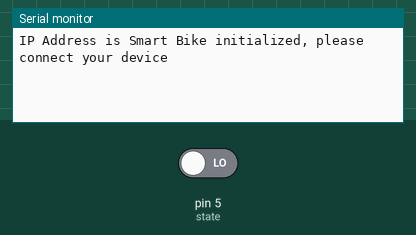
A sketch run on a simulated Arduino Uno, built with avr-gcc and run on an emulated ATmega328P. Parts: the last lines printed to the serial monitor. The inputs (shaded band) are chosen by the test bench; at power-on: pin 5 (state) LOW.

Above: at 1.2 s.
1.3 s: pin 5 (state) driven HIGH
At 1.9 s:
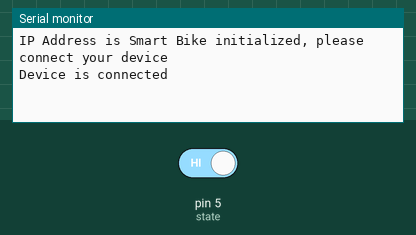
2.8 s: pin 5 (state) driven LOW
At 4.3 s:
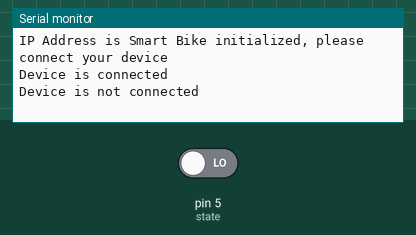

The sketch:

Bluetooth.ino
```cpp
#include "DFRobot_sim808.h"
#include <SoftwareSerial.h>

DFRobot_SIM808 sim808(&Serial);
SoftwareSerial BT(3,4);

int state = 5;
boolean connected = false;
char c = ' ';
void setup() {

  Serial.begin(9600);
  BT.begin(9600);
  pinMode(state, INPUT);
  Serial.print("IP Address is ");Serial.println("Smart Bike initialized, please connect your device");

}

void loop() {
      while(!connected){
        if(digitalRead(state)==HIGH){
          connected = true;
          Serial.println("Device is connected");
        }
      }
      while(connected){
        if(digitalRead(state)==LOW){
          connected = false;
          Serial.println("Device is not connected");
        }

        }
   }


 /*if (BT.available())
    {
        c = BT.read();
        Serial.println(c);
    }

    // Keep reading from Arduino Serial Monitor input field and send to HC-05
    if (Serial.available())
    {
        c =  Serial.read();
        BT.write(c);
    }*/
```

DFRobot_sim808.h
```cpp
// (licence header left out)
#ifndef __DFROBOT_SIM808_H__
#define __DFROBOT_SIM808_H__

#include "sim808.h"

/** DFRobot_SIM808 class.
 *  used to realize DFRobot_SIM808 communication
 */

enum Protocol {
    CLOSED = 0,
    TCP    = 1,
    UDP    = 2,
};

class DFRobot_SIM808
{
public:
    /** Create DFRobot_SIM808 instance
     *  @param number default phone number during mobile communication
     */

    DFRobot_SIM808(uint8_t tx, uint8_t rx, uint32_t baudRate = 9600 );
	DFRobot_SIM808(HardwareSerial *mySerial);
	DFRobot_SIM808(SoftwareSerial *mySerial);

    /** get instance of DFRobot_SIM808 class
     */
    static DFRobot_SIM808* getInstance() {
        return inst;
    };

    /** initialize DFRobot_SIM808 module including SIM card check & signal strength
     *  @return true if connected, false otherwise
     */

    bool init(void);


    /** check if DFRobot_SIM808 module is powered on or not
     *  @returns
     *      true on success
     *      false on error
     */
    bool checkPowerUp(void);


    /** power Up DFRobot_SIM808 module (JP has to be soldered)
     *  @param  pin pin 9 connected to JP jumper so we can power up and down through software
     *  @returns
     *
     */
    void powerUpDown(uint8_t pin);

    /** power reset for SIM800 board
     *  @param  pin (preconfigurated as OUTPUT)
     *  @returns
     *
     */
    void powerReset(uint8_t pin);


    /** send text SMS
     *  @param  *number phone number which SMS will be send to
     *  @param  *data   message that will be send to
     *  @returns
     *      false on success
     *      true on error
     */
    bool sendSMS(char* number, char* data);

    /** Check if there is any UNREAD SMS: this function DOESN'T change the UNREAD status of the SMS
     *  @returns
     *      1..20 on success, position/index where SMS is stored, suitable for the function ReadSMS
     *      -1 on error
     *       0 - there is no SMS with specified status (UNREAD)
     */

	char isSMSunread();

    /** read SMS, phone and date if getting a SMS message. It changes SMS status to READ
     *  @param  messageIndex  SIM position to read
     *  @param  message  buffer used to get SMS message
     *  @param  length  length of message buffer
     *  @param  phone  buffer used to get SMS's sender phone number
     *  @param  datetime  buffer used to get SMS's send datetime
     *  @returns
     *      true on success
     *      false on error
     */
    bool readSMS(int messageIndex, char *message, int length, char *phone, char *datetime);

    /** read SMS if getting a SMS message
     *  @param  buffer  buffer that get from DFRobot_SIM808 module(when getting a SMS, DFRobot_SIM808 module will return a buffer array)
     *  @param  message buffer used to get SMS message
     *  @param  check   whether to check phone number(we may only want to read SMS from specified phone number)
     *  @returns
     *      true on success
     *      false on error
     */
    bool readSMS(int messageIndex, char *message, int length);

    /** delete SMS message on SIM card
     *  @param  index   the index number which SMS message will be delete
     *  @returns
     *      true on success
     *      false on error
     */
    bool deleteSMS(int index);

    /** call someone
     *  @param  number  the phone number which you want to call
     *  @returns
     *      true on success
     *      false on error
     */
    bool callUp(char* number);

    /** auto answer if coming a call
     *  @returns
     */
    void answer(void);

    /** hang up if coming a call
     *  @returns
     *      true on success
     *      false on error
     */
    bool hangup(void);

    /** Disable +CLIP notification when an incoming call is active, RING text is always shown. See isCallActive function
     *  This is done in order no to overload serial outputCheck if there is a call active and get the phone number in that case
     *  @returns
     *      true on success
     *      false on error
     */
    bool disableCLIPring(void);

	/** Get Subscriber Number (your number) using AT+CNUM command, but if nothing returns, then
	 *  you need to command this to your SIM900. (See AT+CPBS, AT+CPBW)
	 *	AT+CPBS="ON"
	 *	AT+CPBW=1,"+{Your Number}",145
	 *	AT+CPBS="SM"
	 *  @param
	 *	@return
	 *		true on success
	 *		false on error
	 */
	bool getSubscriberNumber(char *number);

	/** Check if there is a call active and get the phone number in that case
     *  @returns
     *      true on success
     *      false on error
     */
    bool isCallActive(char *number);

    /** get DateTime from SIM900 (see AT command: AT+CLTS=1) as string
     *  @param
     *  @returns
     *      true on success
     *      false on error
     *
     * 	   If it doesn't work may be for two reasons:
     *	 	1. Your carrier doesn't give that information
     *		2. You have to configurate the SIM900 IC.
         *			- First with SIM900_Serial_Debug example try this AT command: AT+CLTS?
	 *			- If response is 0, then it is disabled.
	 *			- Enable it by: AT+CLTS=1
	 *			- Now you have to save this config to EEPROM memory of SIM900 IC by: AT&W
	 *			- Now, you have to power down and power up again the SIM900
	 *			- Try now again: AT+CCLK?
	 *			- It should work now
	 *
     */

    bool getDateTime(char *buffer);

	/** get Signal Strength from SIM900 (see AT command: AT+CSQ) as integer
	*  @param
	*  @returns
	*      true on success
	*      false on error
	*/
	bool getSignalStrength(int *buffer);

    /** Send USSD Command Synchronously (Blocking call until unsolicited response is received)
     *  @param
	 *		*ussdCommand string command UUSD, ex: *123#
	 *		*resultCode	char Result Code, see AT+CUSD command
	 *		*response	string response
	 *		*cellBroadcast	int Cell Broadcast Data Coding Scheme
     *  @returns
     *      true on success
     *      false on error
     */
	bool sendUSSDSynchronous(char *ussdCommand, char *resultcode, char *response);

    /** Cancel USSD Session
     *  @returns
     *      true on success cancel active session
     *      false on error or because no active session
     */
	bool cancelUSSDSession(void);

//////////////////////////////////////////////////////
/// DFRobot_SIM808
//////////////////////////////////////////////////////
   /**  Connect the DFRobot_SIM808 module to the network.
     *  @return true if connected, false otherwise
     */

    bool join(const __FlashStringHelper *apn = 0, const __FlashStringHelper *userName = 0, const __FlashStringHelper *passWord = 0);

    /** Disconnect the DFRobot_SIM808 module from the network
     *  @returns
     */
    void disconnect(void);

    /** Open a tcp/udp connection with the specified host on the specified port
     *  @param socket an endpoint of an inter-process communication flow of DFRobot_SIM808 module,for SIM900 module, it is in [0,6]
     *  @param ptl protocol for socket, TCP/UDP can be choosen
     *  @param host host (can be either an ip address or a name. If a name is provided, a dns request will be established)
     *  @param port port
     *  @param timeout wait seconds till connected
     *  @param chartimeout wait milliseconds between characters from DFRobot_SIM808 module
     *  @returns true if successful
     */
    bool connect(Protocol ptl, const char * host, int port, int timeout = 2 * DEFAULT_TIMEOUT, int chartimeout = 2 * DEFAULT_INTERCHAR_TIMEOUT);
	bool connect(Protocol ptl, const __FlashStringHelper *host, const __FlashStringHelper *port, int timeout = 2 * DEFAULT_TIMEOUT, int chartimeout = 2 * DEFAULT_INTERCHAR_TIMEOUT);

    /** Check if a tcp link is active
     *  @returns true if successful
     */
    bool is_connected(void);

	/** Close a tcp connection
     *  @returns true if successful
     */
    bool close(void);

    /** check if DFRobot_SIM808 module is readable or not
     *  @returns true if readable
     */
    int readable(void);

    /** wait a few time to check if DFRobot_SIM808 module is readable or not
     *  @param socket socket
     *  @param wait_time time of waiting
     */
    int wait_readable(int wait_time);

    /** wait a few time to check if DFRobot_SIM808 module is writeable or not
     *  @param socket socket
     *  @param wait_time time of waiting
     */
    int wait_writeable(int req_size);

    /** send data to socket
     *  @param socket socket
     *  @param str string to be sent
     *  @param len string length
     *  @returns return bytes that actually been send
     */
    int send(const char * str, int len);

    /** read data from socket
     *  @param socket socket
     *  @param buf buffer that will store the data read from socket
     *  @param len string length need to read from socket
     *  @returns bytes that actually read
     */
    int recv(char* buf, int len);

    /** Enables the selected software serial port to listen
     *  @returns none
     */
    void listen(void);

    /** Tests to see if requested software serial port is actively listening.
     *  @returns none
     */
    bool isListening(void);

    /** convert the host to ip
     *  @param host host ip string, ex. 10.11.12.13
     *  @param ip long int ip address, ex. 0x11223344
     *  @returns true if successful
     */
    //NOT USED bool gethostbyname(const char* host, uint32_t* ip);

    char* getIPAddress();
    unsigned long getIPnumber();
    bool getLocation(const __FlashStringHelper *apn, float *longitude, float *latitude);

	//Open or Close GPS
	bool  attachGPS();
	bool  detachGPS();

     // Parse a (potentially negative) number with up to 2 decimal digits -xxxx.yy

	void getTime(uint32_t time);
	void getDate(uint32_t data);
	int32_t parseDecimal(const char *term);


	//parser Serial data
	bool  parseGPRMC(char *gpsbuffer);
	bool  getGPRMC();

	//get GPS signal
	bool  getGPS();


	 SoftwareSerial *gprsSerial;
	 HardwareSerial *hgprsSerial;
	Stream *sgprsSerial;

public:
	struct gspdata{
		uint16_t year;
		uint8_t month;
		uint8_t day;
		uint8_t hour;
		uint8_t minute;
		uint8_t second;
		uint8_t centisecond;
		float lat;
		float lon;
		float speed_kph;
		float heading;
		float altitude;
	}GPSdata;

private:
	byte serialFlag;
    bool checkSIMStatus(void);
    uint32_t str_to_ip(const char* str);
    static DFRobot_SIM808* inst;
    uint32_t _ip;
    char ip_string[16]; //XXX.YYY.ZZZ.WWW + \0
};
#endif
```

sim808.cpp
```cpp
// (licence header left out)
#include "sim808.h"

//SoftwareSerial *serialSIM808 = NULL;

Stream *serialSIM808 = NULL;

/*
void  sim808_init(void * uart_device, uint32_t baud)
{
    serialSIM808 = (SoftwareSerial*)uart_device;
	  serialSIM808->begin(baud);
}

*/

void  sim808_init(void * uart_device, char num)
{
    if(num)
		serialSIM808 = (HardwareSerial*)uart_device;
	else
		serialSIM808 = (SoftwareSerial*)uart_device;
}


int sim808_check_readable()
{
    return serialSIM808->available();
}

int sim808_wait_readable (int wait_time)
{
    unsigned long timerStart;
    int dataLen = 0;
    timerStart = millis();
    while((unsigned long) (millis() - timerStart) > wait_time * 1000UL) {
        delay(500);
        dataLen = sim808_check_readable();
        if(dataLen > 0){
            break;
        }
    }
    return dataLen;
}

void sim808_flush_serial()
{
    while(sim808_check_readable()){
        serialSIM808->read();
    }
}

void sim808_read_buffer(char *buffer, int count, unsigned int timeout, unsigned int chartimeout)
{
    int i = 0;
    unsigned long timerStart, prevChar;
    timerStart = millis();
    prevChar = 0;
    while(1) {
        while (sim808_check_readable()) {
            char c = serialSIM808->read();
            prevChar = millis();
            buffer[i++] = c;
            if(i >= count)break;
        }
        if(i >= count)break;
        if ((unsigned long) (millis() - timerStart) > timeout * 1000UL) {
            break;
        }
        //If interchar Timeout => return FALSE. So we can return sooner from this function. Not DO it if we dont recieve at least one char (prevChar <> 0)
        if (((unsigned long) (millis() - prevChar) > chartimeout) && (prevChar != 0)) {
            break;
        }
    }
}

void sim808_clean_buffer(char *buffer, int count)
{
    for(int i=0; i < count; i++) {
        buffer[i] = '\0';
    }
}

//HACERR quitar esta funcion ?
void sim808_send_byte(uint8_t data)
{
	serialSIM808->write(data);
}

void sim808_send_char(const char c)
{
	serialSIM808->write(c);
}

void sim808_send_cmd(const char* cmd)
{
  for(uint16_t i=0; i<strlen(cmd); i++)
    {
        sim808_send_byte(cmd[i]);
    }
}

void sim808_send_cmd(const __FlashStringHelper* cmd)
{
  int i = 0;
  const char *ptr = (const char *) cmd;
  while (pgm_read_byte(ptr + i) != 0x00) {
    sim808_send_byte(pgm_read_byte(ptr + i++));
  }
}

void sim808_send_cmd_P(const char* cmd)
{
  while (pgm_read_byte(cmd) != 0x00)
    sim808_send_byte(pgm_read_byte(cmd++));
}

boolean sim808_send_AT(void)
{
    return sim808_check_with_cmd(F("AT\r\n"),"OK",CMD);
}

void sim808_send_End_Mark(void)
{
    sim808_send_byte((char)26);
}

boolean sim808_wait_for_resp(const char* resp, DataType type, unsigned int timeout, unsigned int chartimeout)
{
    int len = strlen(resp);
    int sum = 0;
    unsigned long timerStart, prevChar;    //prevChar is the time when the previous Char has been read.
    timerStart = millis();
    prevChar = 0;
    while(1) {
        if(sim808_check_readable()) {
            char c = serialSIM808->read();
            prevChar = millis();
            sum = (c==resp[sum]) ? sum+1 : 0;
            if(sum == len)break;
        }
        if ((unsigned long) (millis() - timerStart) > timeout * 1000UL) {
            return false;
        }
        //If interchar Timeout => return FALSE. So we can return sooner from this function.
        if (((unsigned long) (millis() - prevChar) > chartimeout) && (prevChar != 0)) {
            return false;
        }

    }
    //If is a CMD, we will finish to read buffer.
    if(type == CMD) sim808_flush_serial();
    return true;
}


boolean sim808_check_with_cmd(const char* cmd, const char *resp, DataType type, unsigned int timeout, unsigned int chartimeout)
{
    sim808_send_cmd(cmd);
    return sim808_wait_for_resp(resp,type,timeout,chartimeout);
}

//HACERR que tambien la respuesta pueda ser FLASH STRING
boolean sim808_check_with_cmd(const __FlashStringHelper* cmd, const char *resp, DataType type, unsigned int timeout, unsigned int chartimeout)
{
    sim808_send_cmd(cmd);
    return sim808_wait_for_resp(resp,type,timeout,chartimeout);
}
```

sim808.h
```cpp
// (licence header left out)
#ifndef __SIM808_H__
#define __SIM808_H__

#include <Arduino.h>
#include <SoftwareSerial.h>

#define DEFAULT_TIMEOUT     		 5   //seconds
#define DEFAULT_INTERCHAR_TIMEOUT 1500   //miliseconds

enum DataType {
    CMD     = 0,
    DATA    = 1,
};
void  sim808_init(void * uart_device, char num );
//void  sim808_init(void * uart_device, uint32_t baud);
int   sim808_check_readable();
int   sim808_wait_readable(int wait_time);
void  sim808_flush_serial();
void  sim808_read_buffer(char* buffer,int count,  unsigned int timeout = DEFAULT_TIMEOUT, unsigned int chartimeout = DEFAULT_INTERCHAR_TIMEOUT);
void  sim808_clean_buffer(char* buffer, int count);
void  sim808_send_byte(uint8_t data);
void  sim808_send_char(const char c);
void  sim808_send_cmd(const char* cmd);
void  sim808_send_cmd(const __FlashStringHelper* cmd);
void  sim808_send_cmd_P(const char* cmd);
boolean  sim808_send_AT(void);
void  	  sim808_send_End_Mark(void);
boolean  sim808_wait_for_resp(const char* resp, DataType type, unsigned int timeout = DEFAULT_TIMEOUT, unsigned int chartimeout = DEFAULT_INTERCHAR_TIMEOUT);
boolean  sim808_check_with_cmd(const char* cmd, const char *resp, DataType type, unsigned int timeout = DEFAULT_TIMEOUT, unsigned int chartimeout = DEFAULT_INTERCHAR_TIMEOUT*5);
boolean  sim808_check_with_cmd(const __FlashStringHelper* cmd, const char *resp, DataType type, unsigned int timeout = DEFAULT_TIMEOUT, unsigned int chartimeout = DEFAULT_INTERCHAR_TIMEOUT);

#endif
```

Source omitted: DFRobot_sim808.cpp (30260 bytes)

Measured:
- after the input at 1.3 s, the serial monitor: prints a new line at once (image 1)
- after the input at 2.8 s, the serial monitor: prints a new line at once (image 2)
